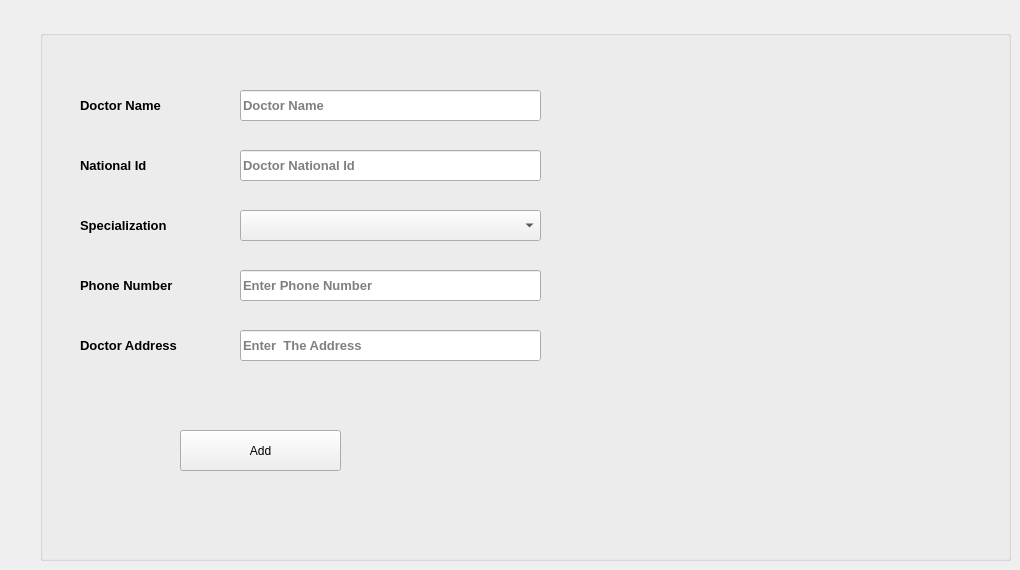
      <widget class="QWidget" name="tab_11">
       <attribute name="title">
        <string>Add Doctor</string>
       </attribute>
       <widget class="QGroupBox" name="groupBox_5">
        <property name="geometry">
         <rect>
          <x>40</x>
          <y>30</y>
          <width>971</width>
          <height>531</height>
         </rect>
        </property>
        <property name="title">
         <string/>
        </property>
        <widget class="QLineEdit" name="lineEdit_32">
         <property name="geometry">
          <rect>
           <x>200</x>
           <y>240</y>
           <width>301</width>
           <height>31</height>
          </rect>
         </property>
         <property name="font">
          <font>
           <pointsize>10</pointsize>
           <weight>75</weight>
           <bold>true</bold>
          </font>
         </property>
         <property name="placeholderText">
          <string>Enter Phone Number</string>
         </property>
        </widget>
        <widget class="QLabel" name="label_29">
         <property name="geometry">
          <rect>
           <x>40</x>
           <y>300</y>
           <width>121</width>
           <height>31</height>
          </rect>
         </property>
         <property name="font">
          <font>
           <pointsize>10</pointsize>
           <weight>75</weight>
           <bold>true</bold>
          </font>
         </property>
         <property name="styleSheet">
          <string notr="true"/>
         </property>
         <property name="text">
          <string>Doctor Address</string>
         </property>
        </widget>
        <widget class="QLabel" name="label_51">
         <property name="geometry">
          <rect>
           <x>40</x>
           <y>60</y>
           <width>121</width>
           <height>31</height>
          </rect>
         </property>
         <property name="font">
          <font>
           <pointsize>10</pointsize>
           <weight>75</weight>
           <bold>true</bold>
          </font>
         </property>
         <property name="styleSheet">
          <string notr="true"/>
         </property>
         <property name="text">
          <string>Doctor Name</string>
         </property>
        </widget>
        <widget class="QLabel" name="label_53">
         <property name="geometry">
          <rect>
           <x>40</x>
           <y>180</y>
           <width>121</width>
           <height>31</height>
          </rect>
         </property>
         <property name="font">
          <font>
           <pointsize>10</pointsize>
           <weight>75</weight>
           <bold>true</bold>
          </font>
         </property>
         <property name="styleSheet">
          <string notr="true"/>
         </property>
         <property name="text">
          <string>Specialization</string>
         </property>
        </widget>
        <widget class="QLineEdit" name="lineEdit_29">
         <property name="geometry">
          <rect>
           <x>200</x>
           <y>60</y>
           <width>301</width>
           <height>31</height>
          </rect>
         </property>
         <property name="font">
          <font>
           <pointsize>10</pointsize>
           <weight>75</weight>
           <bold>true</bold>
          </font>
         </property>
         <property name="placeholderText">
          <string>Doctor Name </string>
         </property>
        </widget>
        <widget class="QPushButton" name="pushButton_16">
         <property name="geometry">
          <rect>
           <x>140</x>
           <y>400</y>
           <width>161</width>
           <height>41</height>
          </rect>
         </property>
         <property name="text">
          <string>Add</string>
         </property>
        </widget>
        <widget class="QLineEdit" name="lineEdit_30">
         <property name="geometry">
          <rect>
           <x>200</x>
           <y>300</y>
           <width>301</width>
           <height>31</height>
          </rect>
         </property>
         <property name="font">
          <font>
           <pointsize>10</pointsize>
           <weight>75</weight>
           <bold>true</bold>
          </font>
         </property>
         <property name="placeholderText">
          <string>Enter  The Address</string>
         </property>
        </widget>
        <widget class="QComboBox" name="comboBox">
         <property name="geometry">
          <rect>
           <x>200</x>
           <y>180</y>
           <width>301</width>
           <height>31</height>
          </rect>
         </property>
        </widget>
        <widget class="QLabel" name="label_52">
         <property name="geometry">
          <rect>
           <x>40</x>
           <y>240</y>
           <width>121</width>
           <height>31</height>
          </rect>
         </property>
         <property name="font">
          <font>
           <pointsize>10</pointsize>
           <weight>75</weight>
           <bold>true</bold>
          </font>
         </property>
         <property name="styleSheet">
          <string notr="true"/>
         </property>
         <property name="text">
          <string>Phone Number</string>
         </property>
        </widget>
        <widget class="QLabel" name="label_6">
         <property name="geometry">
          <rect>
           <x>520</x>
           <y>60</y>
           <width>331</width>
           <height>311</height>
          </rect>
         </property>
         <property name="styleSheet">
          <string notr="true">background-image: url(:/imag/doctor.jpg);</string>
         </property>
         <property name="text">
          <string/>
         </property>
        </widget>
        <widget class="QLineEdit" name="lineEdit_36">
         <property name="geometry">
          <rect>
           <x>200</x>
           <y>120</y>
           <width>301</width>
           <height>31</height>
          </rect>
         </property>
         <property name="font">
          <font>
           <pointsize>10</pointsize>
           <weight>75</weight>
           <bold>true</bold>
          </font>
         </property>
         <property name="placeholderText">
          <string>Doctor National Id </string>
         </property>
        </widget>
        <widget class="QLabel" name="label_62">
         <property name="geometry">
          <rect>
           <x>40</x>
           <y>120</y>
           <width>121</width>
           <height>31</height>
          </rect>
         </property>
         <property name="font">
          <font>
           <pointsize>10</pointsize>
           <weight>75</weight>
           <bold>true</bold>
          </font>
         </property>
         <property name="styleSheet">
          <string notr="true"/>
         </property>
         <property name="text">
          <string>National Id</string>
         </property>
        </widget>
       </widget>
      </widget>
